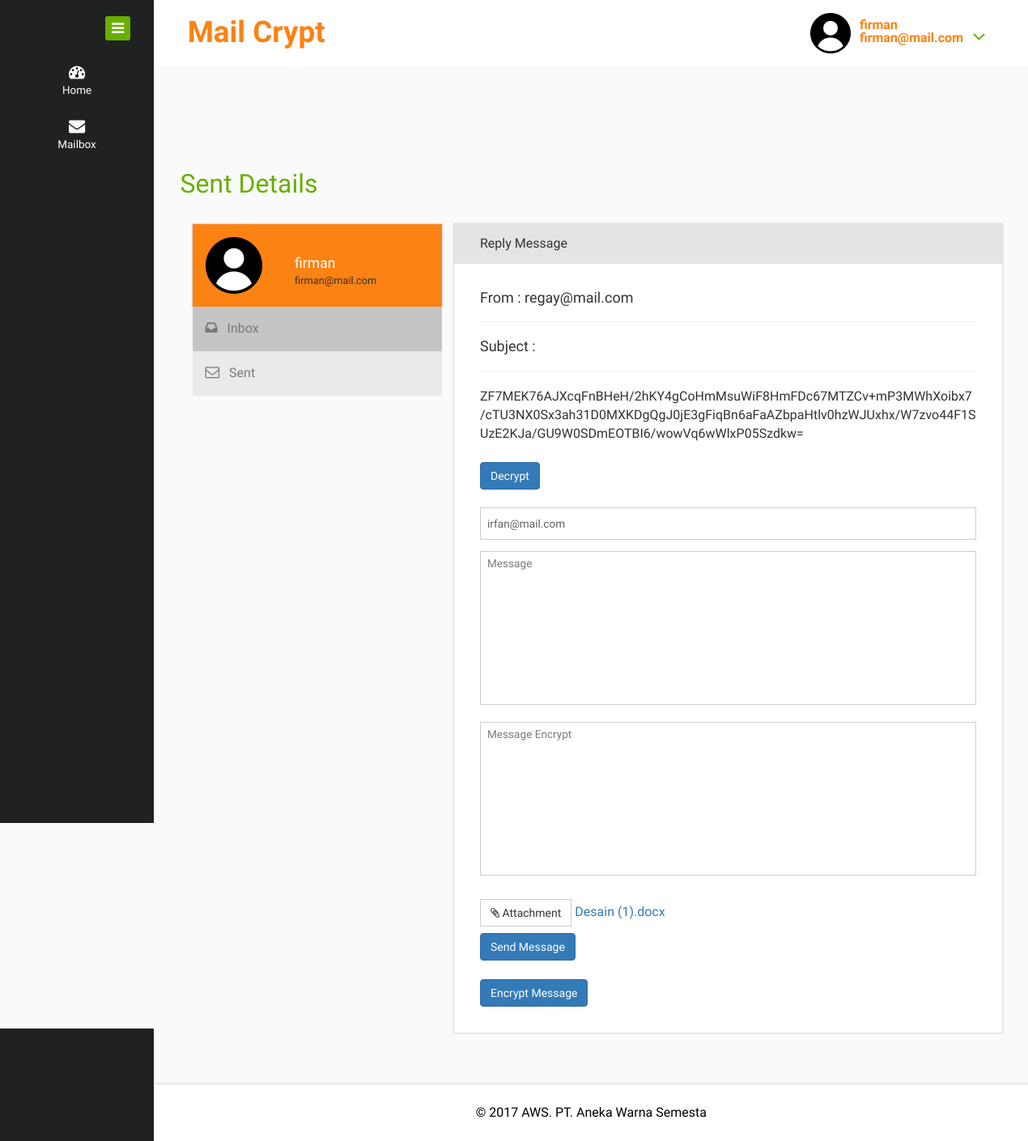
The app's page /sent-details.php?id=4 (signed in) with its own data.
### tables this page shows
CREATE TABLE `mail` (
  `mail_id` int(11) NOT NULL,
  `username` varchar(100) DEFAULT NULL,
  `mail_to` varchar(100) DEFAULT NULL,
  `mail_subject` varchar(255) DEFAULT NULL,
  `mail_message` text,
  `mail_attachment` varchar(255) DEFAULT NULL,
  `mail_date` timestamp NULL DEFAULT CURRENT_TIMESTAMP,
  `flag` tinyint(1) DEFAULT NULL
);

### sent-details.php (the view, shortened to what this page needs)
<?php
include "proses/DBConfig.php";
if(empty($_SESSION['username'] && $_SESSION['email']))
{
    header("location: login.php");
}
else
{
$s = $_SESSION['username'];
$e = $_SESSION['email'];
$id = $_GET['id'];
$query = "SELECT * FROM mail WHERE mail_id = '$id'";
$sql = mysqli_query($link, $query);
$row = mysqli_fetch_object($sql);
include "header.php";
?>
<div class="inner-block">
    <div class="inbox">
          <h2>Sent Details</h2>
         <div class="col-md-4 compose">
            <div class="mail-profile">
                <div class="mail-pic">
                <img src="images/user.png" alt="" width="70px" height="70px">
                </div>
                <div class="mailer-name">
                        <h5><a href="#"><?php echo $s; ?></a></h5>
                         <h6><?php echo $e; ?></h6>
                </div>
                <div class="clearfix"> </div>
            </div>
            <div class="compose-bottom">
                <ul>
                    <li><a class="hilate" href="inbox.php"><i class="fa fa-inbox"> </i>Inbox</a></li>
                    <li><a href="sent.php"><i class="fa fa-envelope-o"> </i>Sent</a></li>
                </ul>
            </div>
         </div>
            <div class="col-md-8 compose-right">
                    <div class="inbox-details-default">
                        <div class="inbox-details-heading">
                            Reply Message
                        </div>
                        <div class="inbox-details-body">
                            <h4><?php echo "From : ".$row -> username; ?></h4>
                            <hr />
                            <h4><?php echo "Subject : ".$row -> mail_subject; ?></h4>
                            <hr />
                            <p style="word-wrap: break-word !important" id="messageDecrypt"><?php echo $row -> mail_message; ?></p>
                            <br />
                            <button class="btn btn-primary" id="btnDecrypt" data-toggle="modal" data-target="#myModal">Decrypt</button>
                            <br />
                            <form class="com-mail" action="proses/mail.php" method="POST" enctype="multipart/form-data">
                            <input type='hidden' name='id' id="id" class='form-control' value="<?php echo $_GET['id']; ?>"><br>
                                <input type="text" name="to" id="to" value="<?php echo $row -> mail_to; ?>">
                                <textarea rows="6" name="message" id="message" placeholder="Message"></textarea>
                                <textarea rows="6" name="MessageEncrypt" id="MessageEncrypt" placeholder="Message Encrypt"></textarea>
                                <div class="form-group">
                                    <div class="btn btn-default btn-file">
                                        <i class="fa fa-paperclip"> </i> Attachment
                                    </div>
                                        <a href="upload/<?php echo $row -> mail_attachment; ?>"><?php echo $row -> mail_attachment; ?></a>
                                </div>
                                <button name="reply" class="btn btn-primary">Send Message</button>
                            </form>
                            <br />
                            <button class="btn btn-primary" id="btnEncrypt" name="encrypt">Encrypt Message</button>
                        </div>
                    </div>
                </div>
   </div>
</div>
<?php
include "footer.php";
}
?>

### records on screen
mail: username "regay@mail.com", mail_message "ZF7MEK76AJXcqFnBHeH/2hKY4gCoHmMsuWiF8HmFDc67MTZCv+mP3MWhXoibx7/cTU3NX0Sx3ah31D0MXKDgQgJ0jE3gFiqBn6aFaAZbpaHtlv0hzWJUxhx/W7zvo44F1SUzE2KJa/GU9W0SDmEOTBI6/wowVq6wWlxP05Szdkw=", to "irfan@mail.com", mail_attachment "Desain (1).docx"

### other values on screen
$s "firman"
$e "firman@mail.com"
